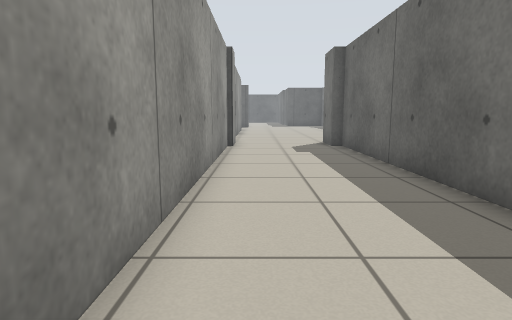
view 1 (above)

18 first-person views from a walk through a world built for the Player/Stage simulator. The camera is 0.68 m above the floor, tilts 8° down and sees 75° across. The lines on the ground mark 1 m squares. The floor is counted in squares, 0.5 m on a side. Each view is taken from the middle of a square. On the plan, view 1 faces up. The plan holds only what a view shows up to about 15 squares ahead; the rest is blank. The place goes on beyond the plan. Robots are left out.

view 2
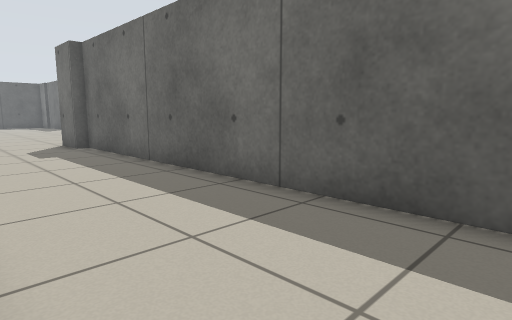

view 3
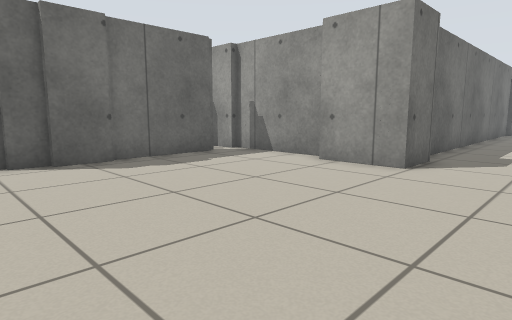

view 4
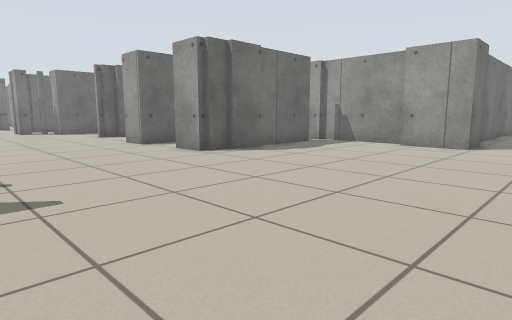

view 5
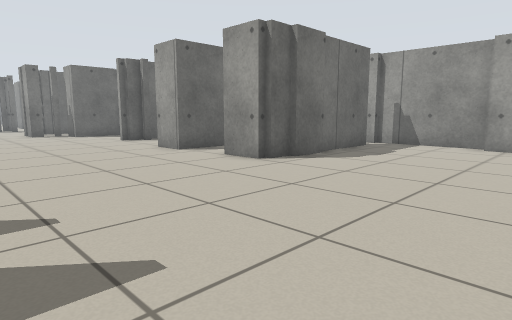

view 6
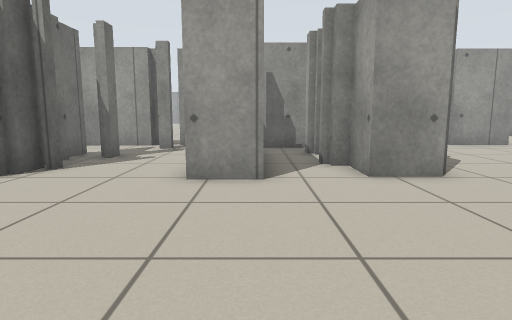

view 7
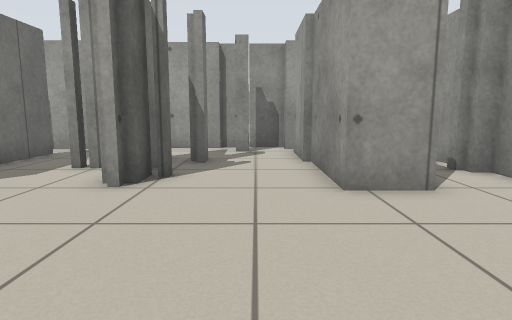

view 8
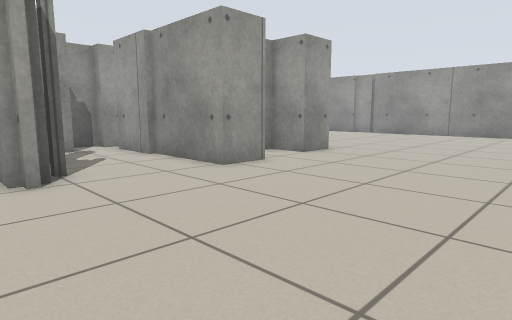

view 9
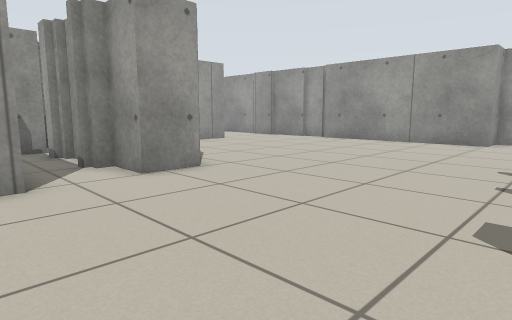

view 10
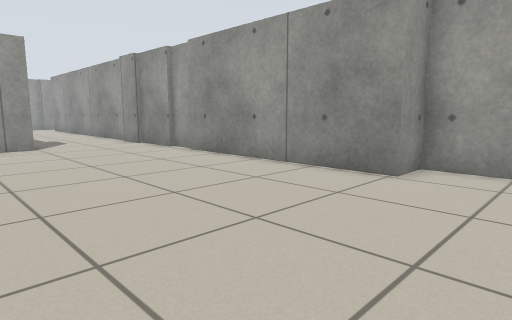

view 11
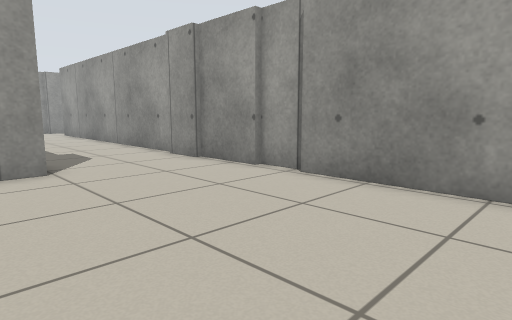

view 12
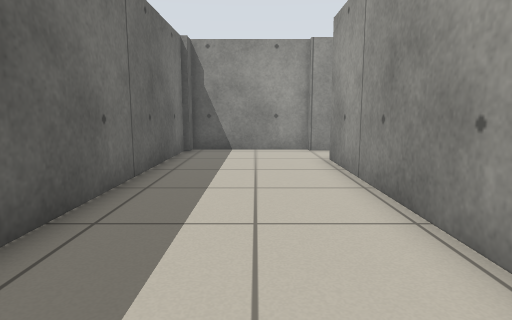

view 13
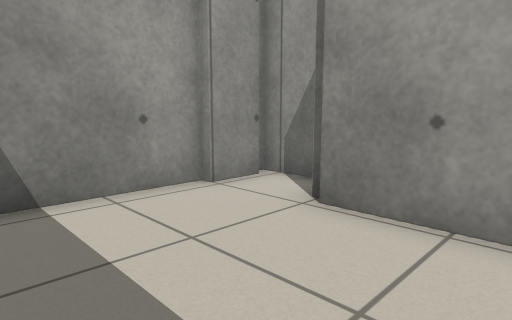

view 14
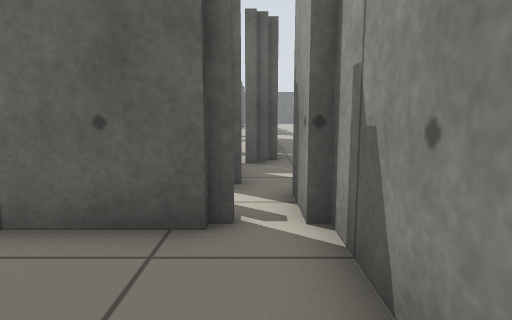

view 15
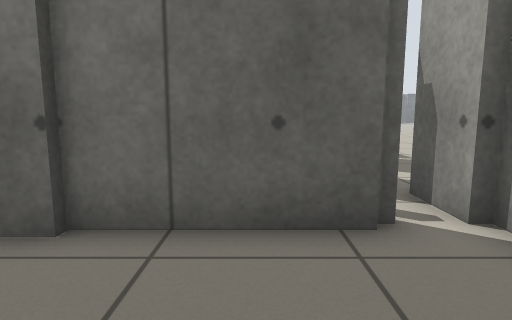

view 16
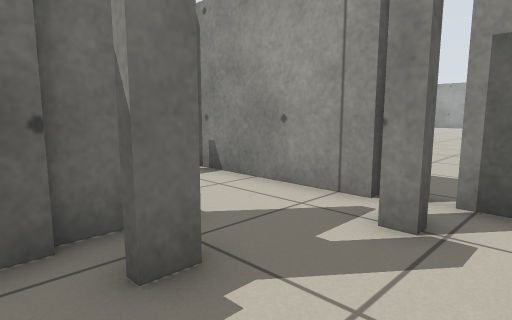

view 17
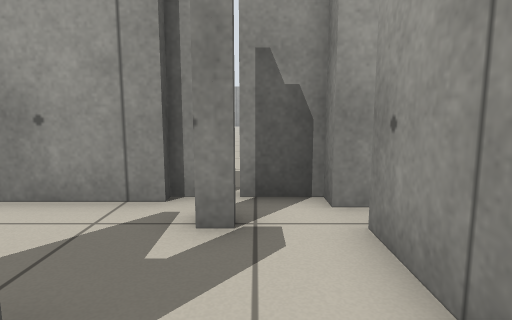

view 18
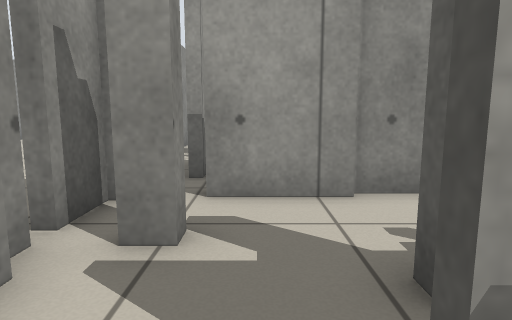

### Floor plan
Key: @ floor where view 1 was taken; # wall or solid block; x gap in a wall; . floor; T thing the floor can be seen under or through.
Columns run from 3 left of view 1 to 21 right of it. Each row starts with its distance up from view 1.
 30    . ......   ..... ... .
 29 #.......................
 28 #........................
 27 ###......................
 26   #......................
 25   #.....................
 24   #......................
 23   #..........###.##......
 22   #..........###.##...##.
 21   #..........###.##....#x
 20   #..........# x. #...##
 19   #..........###. ##..##
 18   #..........###.  #.....
 17   #..........T #####TT...
 16   #...###....T T..##TT###
 15   #...#######TTT...#TT
 14   #...##         .....
 13   #....#           ...
 12   #....#            ...
 11   #....#             ..
 10   #....#             ..
  9   #....#             ...
  8   #....#             ...
  7   #....#              ..
  6   #....#
  5   #....#
  4   #....#
  3   #....#
  2   #....#
  1 ###....#
  0 #..@...#
 -1 ###...##
 -2 #######

Where each view was taken, in squares from view 1:
view 1: 0 up, 0 right, facing up
view 2: 0 up, 1 left, facing up-right
view 3: 24 up, 0 right, facing down-right
view 4: 30 up, 0 right, facing down-right
view 5: 30 up, 3 right, facing down-right
view 6: 30 up, 14 right, facing down
view 7: 29 up, 17 right, facing down
view 8: 30 up, 21 right, facing down-left
view 9: 30 up, 15 right, facing down-left
view 10: 30 up, 6 right, facing down-left
view 11: 24 up, 5 right, facing down-left
view 12: 11 up, 1 right, facing down
view 13: 4 up, 3 right, facing down-left
view 14: 16 up, 6 right, facing right
view 15: 18 up, 6 right, facing right
view 16: 21 up, 16 right, facing down-right
view 17: 21 up, 17 right, facing down
view 18: 18 up, 21 right, facing left
